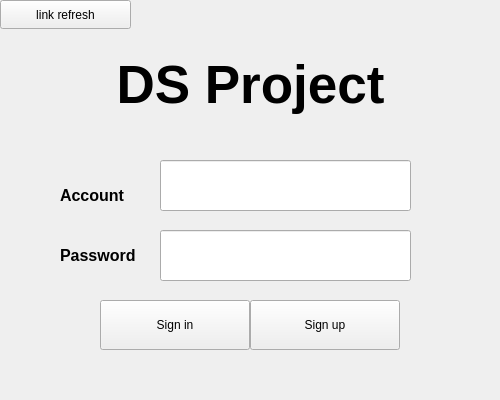
<?xml version="1.0" encoding="UTF-8"?>
<ui version="4.0">
 <class>Widget</class>
 <widget class="QWidget" name="Widget">
  <property name="geometry">
   <rect>
    <x>0</x>
    <y>0</y>
    <width>500</width>
    <height>400</height>
   </rect>
  </property>
  <property name="windowTitle">
   <string>Widget</string>
  </property>
  <property name="styleSheet">
   <string notr="true"/>
  </property>
  <widget class="QPushButton" name="Sign_up">
   <property name="geometry">
    <rect>
     <x>250</x>
     <y>300</y>
     <width>150</width>
     <height>50</height>
    </rect>
   </property>
   <property name="autoFillBackground">
    <bool>false</bool>
   </property>
   <property name="styleSheet">
    <string notr="true"/>
   </property>
   <property name="text">
    <string>Sign up</string>
   </property>
  </widget>
  <widget class="QPushButton" name="Sign_in">
   <property name="geometry">
    <rect>
     <x>100</x>
     <y>300</y>
     <width>150</width>
     <height>50</height>
    </rect>
   </property>
   <property name="styleSheet">
    <string notr="true"/>
   </property>
   <property name="text">
    <string>Sign in</string>
   </property>
  </widget>
  <widget class="QLabel" name="Account">
   <property name="geometry">
    <rect>
     <x>60</x>
     <y>170</y>
     <width>101</width>
     <height>51</height>
    </rect>
   </property>
   <property name="font">
    <font>
     <pointsize>12</pointsize>
     <bold>true</bold>
    </font>
   </property>
   <property name="styleSheet">
    <string notr="true"/>
   </property>
   <property name="text">
    <string>Account</string>
   </property>
  </widget>
  <widget class="QLabel" name="Password">
   <property name="geometry">
    <rect>
     <x>60</x>
     <y>230</y>
     <width>101</width>
     <height>51</height>
    </rect>
   </property>
   <property name="font">
    <font>
     <pointsize>12</pointsize>
     <bold>true</bold>
    </font>
   </property>
   <property name="styleSheet">
    <string notr="true"/>
   </property>
   <property name="text">
    <string>Password</string>
   </property>
  </widget>
  <widget class="QLineEdit" name="Account_Line">
   <property name="geometry">
    <rect>
     <x>160</x>
     <y>160</y>
     <width>251</width>
     <height>51</height>
    </rect>
   </property>
   <property name="font">
    <font>
     <pointsize>12</pointsize>
     <bold>true</bold>
    </font>
   </property>
   <property name="styleSheet">
    <string notr="true"/>
   </property>
   <property name="text">
    <string/>
   </property>
  </widget>
  <widget class="QLineEdit" name="Password_Line">
   <property name="geometry">
    <rect>
     <x>160</x>
     <y>230</y>
     <width>251</width>
     <height>51</height>
    </rect>
   </property>
   <property name="font">
    <font>
     <pointsize>12</pointsize>
     <bold>true</bold>
    </font>
   </property>
   <property name="styleSheet">
    <string notr="true"/>
   </property>
   <property name="echoMode">
    <enum>QLineEdit::Password</enum>
   </property>
  </widget>
  <widget class="QLabel" name="Title">
   <property name="geometry">
    <rect>
     <x>50</x>
     <y>40</y>
     <width>401</width>
     <height>91</height>
    </rect>
   </property>
   <property name="font">
    <font>
     <pointsize>40</pointsize>
     <bold>true</bold>
    </font>
   </property>
   <property name="styleSheet">
    <string notr="true"/>
   </property>
   <property name="text">
    <string>&lt;html&gt;&lt;head/&gt;&lt;body&gt;&lt;p&gt;DS Project&lt;/p&gt;&lt;/body&gt;&lt;/html&gt;</string>
   </property>
   <property name="alignment">
    <set>Qt::AlignCenter</set>
   </property>
  </widget>
  <widget class="QPushButton" name="pushButton_link">
   <property name="geometry">
    <rect>
     <x>0</x>
     <y>0</y>
     <width>131</width>
     <height>29</height>
    </rect>
   </property>
   <property name="text">
    <string>link refresh</string>
   </property>
  </widget>
 </widget>
 <resources/>
 <connections/>
</ui>
